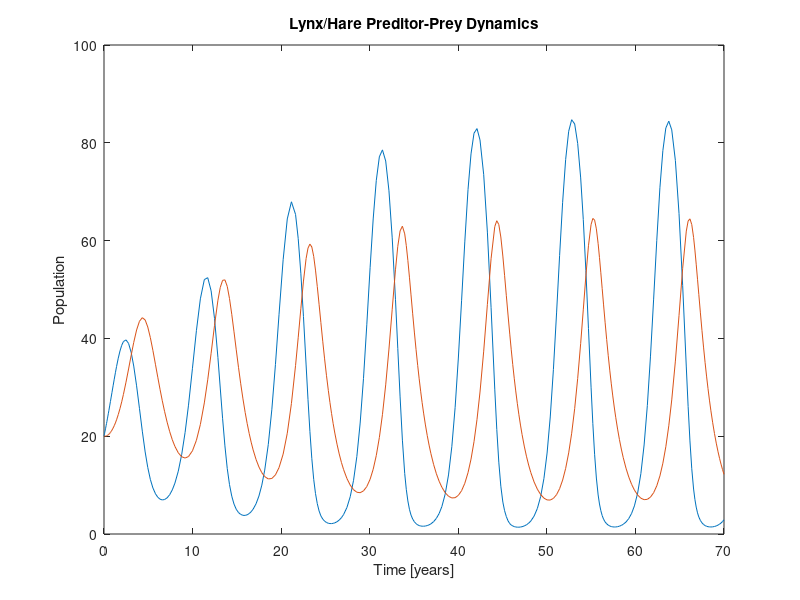

The MATLAB source for this figure: (Note: this script raises an error after producing the figure.)
%% Population Cycles of Hare and Lynx

a = 3.2; 
b = 0.6; 
c = 50; 
d = 0.56; 
k = 125; 
r = 1.6;

dH = @(H,L) r*H*(1-H/k) - a*H*L/(c+H); 
dL = @(H,L) b*a*H*L/(c+H) - d*L;

deriv = @(x) [dH(x(1),x(2)); dL(x(1),x(2))];
% Simulate
tspan = [0 70];
ic = [20;20];
[t,x] = ode45(@(t,x)deriv(x),tspan, ic);
% Diplay results
plot(t,x);

xlabel('Time [years]'); 
ylabel('Population');
title('Lynx/Hare Preditor-Prey Dynamics'); 
legend('Hare','Lynx','Location','NW');